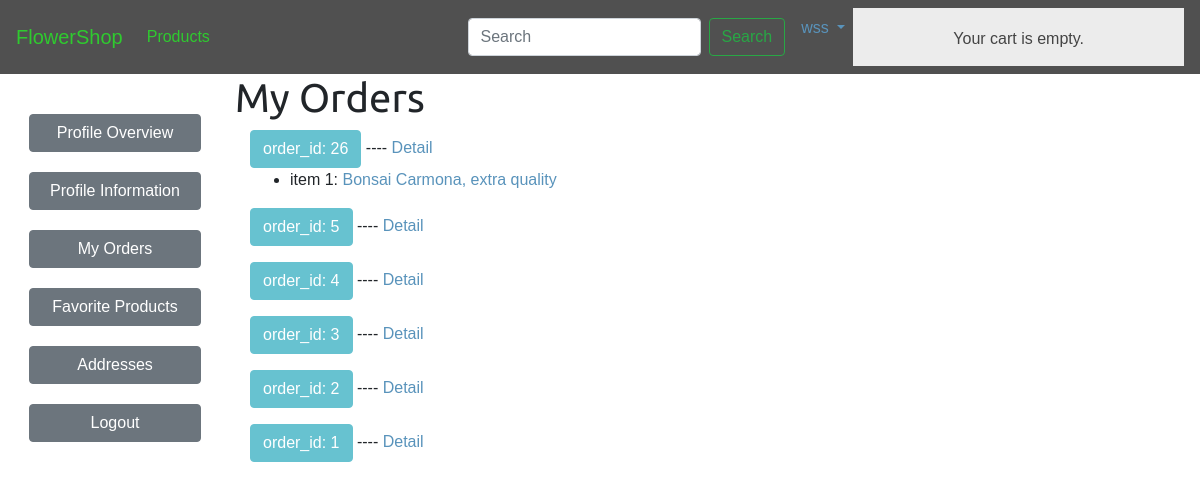
Page /orders/ (signed in) on the earlier database version.
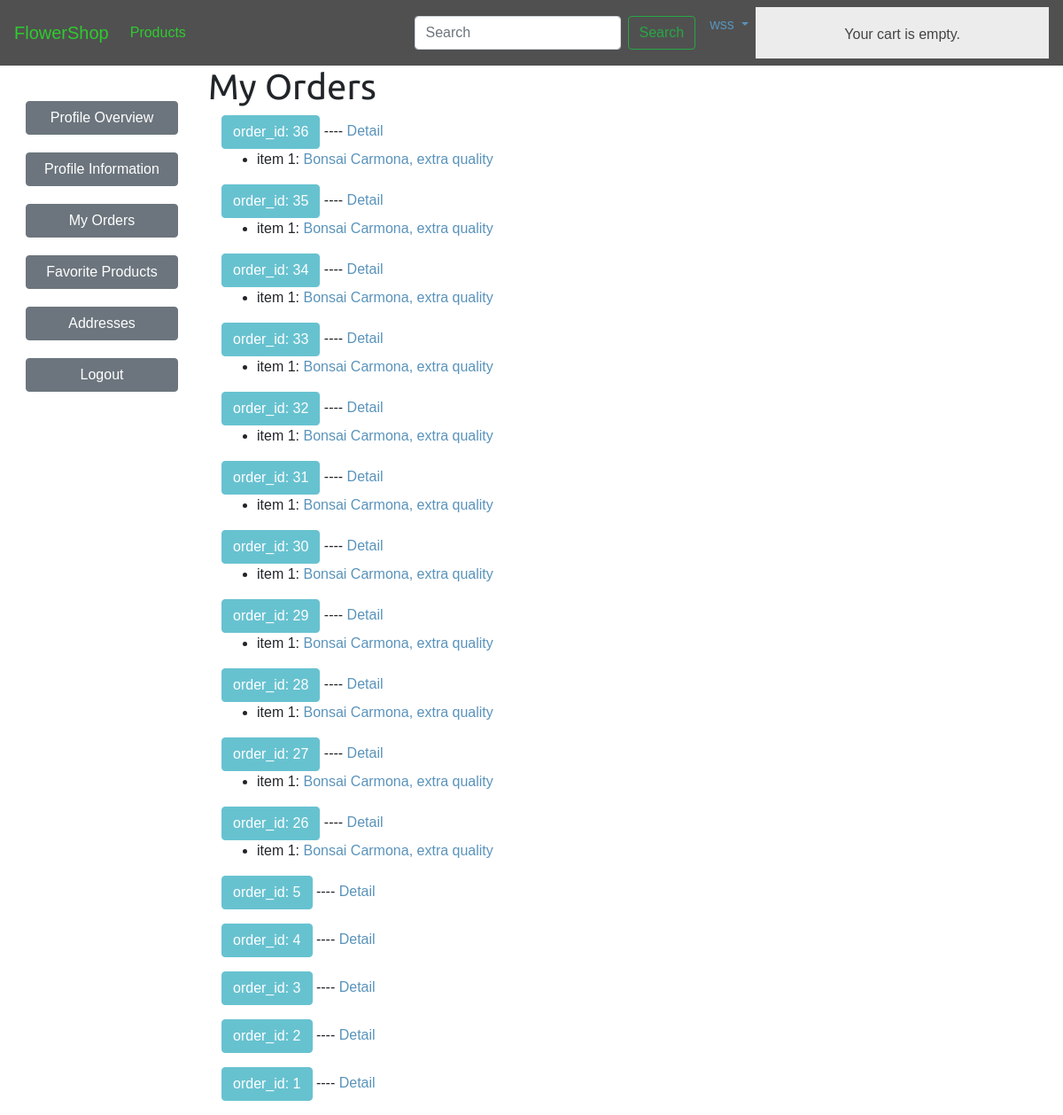
Same page on the later database version.
### orders/models.py (models this page shows, shortened)
class Order(models.Model):
    customer = models.ForeignKey(
        Profile, verbose_name="customer", on_delete=models.CASCADE)
    created = models.DateTimeField(auto_now_add=True)
    updated = models.DateTimeField(auto_now=True)
    paid = models.BooleanField(default=False)
    class Meta:
        ordering = ('-created',)
    @property
    def get_order_items(self):
        items = [i for i in OrderItem.objects.filter(order=self.pk)]
        return items

class OrderItem(models.Model):
    order = models.ForeignKey(Order,
                              related_name='items',
                              on_delete=models.CASCADE)
    product = models.ForeignKey(Product,
                                related_name='order_items',
                                on_delete=models.CASCADE)
    price = models.DecimalField(max_digits=10, decimal_places=2)
    quantity = models.PositiveIntegerField(default=1)

### shop/models.py (models this page shows, shortened)
class Product(models.Model):
    category = models.ForeignKey(Category,
                                 related_name='products',
                                 on_delete=models.CASCADE)
    name = models.CharField(max_length=200, db_index=True)
    slug = models.SlugField(max_length=200, db_index=True)
    image = models.ImageField(upload_to='products/%Y/%m/%d',
                              blank=True)
    description = models.TextField(blank=True)
    price = models.DecimalField(max_digits=10, decimal_places=2)
    available = models.BooleanField(default=True)
    created = models.DateTimeField(auto_now_add=True)
    updated = models.DateTimeField(auto_now=True)
    class Meta:
        ordering = ('name',)
        index_together = (('id', 'slug'),)
    def __str__(self):
        return self.name
    def get_absolute_url(self):
        return reverse('shop:product', args=[str(self.slug)])

### orders/views.py (the view)
# urls.py: path('', views.OrderListView.as_view(), name="orders"),
class OrderListView(LoginRequiredMixin, ListView):
    model = Order
    template_name = "orders/order/list.html"
    context_object_name = "orders"
    def get_queryset(self):
        return self.model.objects.filter(customer=self.request.user.profile)

### cart/cart.py (called while the page is built)
    def __len__(self):
        return sum(item['quantity'] for item in self.cart.values())

### cart/context_processors.py (called while the page is built)
def cart(request):
    return {'cart': Cart(request)}

### orders/templates/orders/order/list.html
{% extends "shop/base.html" %}
{% load crispy_forms_tags %}
{% block content %}
<div id="sidebar">
    <ul>
        <li>
            <a href="{% url 'users:profile' %}" class="btn btn-secondary"
                >Profile Overview</a
            >
        </li>
        <li>
            <a href="{% url 'users:profile_update' %}" class="btn btn-secondary"
                >Profile Information</a
            >
        </li>
        <li><a href="{% url 'orders:orders' %}" class="btn btn-secondary">My Orders</a></li>
        <li><a href="#" class="btn btn-secondary">Favorite Products</a></li>
        <li><a href="{% url 'users:address_list' %}" class="btn btn-secondary">Addresses</a></li>
        <li>
            <a href="{% url 'users:logout' %}" class="btn btn-secondary">Logout</a>
        </li>
    </ul>
</div>
<h1>My Orders</h1>
<div class="content-section">
    <div class="row">
        <div class="col col-8">
            {% if orders %}
                {% for order in orders %}
                    <div class="btn btn-info disabled">order_id: {{ order.id }}</div> ---- <a href="{% url 'orders:order_detail' order.id %}">Detail</a>
                    <ul>
                        {% if order.get_order_items %}
                            {% with order.get_order_items as order_items %}
                                {% for item in order_items %}
                                    <li>
                                        item {{ forloop.counter }}: <a href="{{ item.product.get_absolute_url }}">{{ item.product }}</a>
                                    </li>
                                {% endfor %}
                            {% endwith %}
                        {% endif %}
                    </ul>
                {% endfor %}
            {% else %}
                You have not bought anything yet
            {% endif %}
        </div>
        <div class="col col-2"></div>
    </div>
</div>
{% endblock content %}

### shop/templates/shop/base.html (shortened to what this page needs)
{% load static %}
{% load thumbnail %}
<!doctype html>
<html lang="en">
<head>
    <link rel="stylesheet" href="https://maxcdn.bootstrapcdn.com/bootstrap/4.0.0/css/bootstrap.min.css"
>
    <link rel="stylesheet" href="{% static 'css/base.css' %}">
</head>
<body>
    <nav class="navbar navbar-expand-lg" id="navbar">
        <a class="navbar-brand" href="/" id="navbar-text">FlowerShop</a>
        <div class="collapse navbar-collapse" id="navbarSupportedContent">
            <ul class="navbar-nav mr-auto">
                <li class="nav-item">
                    <a class="nav-link" href="{% url 'shop:products' %}" id="navbar-text">Products</a>
                </li>
            </ul>
        </div>
        <form action="{% url 'shop:search_results' %}" method="get" class="form-inline my-2 my-lg-0">
            <input class="form-control mr-sm-2" name="q" type="text" placeholder="Search" aria-label="Search">
            <button class="btn btn-outline-success my-2 my-sm-0" type="submit">Search</button>
        </form>
        <ul class="navbar-nav ml-2">
            {% if user.is_authenticated %}
            <li class="nav-item dropdown">
                <a class="nav-link dropdown-toggle pull-right" href="#" id="navbarDropdown" role="button"
                    data-toggle="dropdown" aria-haspopup="true" aria-expanded="false">
                    {{ user.username }}
                </a>
            </li>
            <div id="subheader">
                <div class="cart">
                    {% with total_items=cart|length %}
                    {% if total_items > 0 %}
                    Your cart:
                    <a href="{% url "cart:cart" %}">
                        {{ total_items }} item{{ total_items|pluralize }},
                        ${{ cart.get_total_price }}
                    </a>
                    {% else %}
                    Your cart is empty.
                    {% endif %}
                    {% endwith %}
                </div>
            </div>
            {% else %}
            <li class="nav-item">
                <a class="nav-link" href="{% url 'users:login' %}" id="navbar-text">Login</a>
            </li>
            {% endif %}
        </ul>
    </nav>
    <div class="container-fluid">
        {% block content %}
        {% endblock content %}
    </div>
</body>
</html>

### shop/static/css/base.css (style rules this page uses)
body { height: 100%; margin: 0; padding: 0; font-family: helvetica, sans-serif; }
h1, h2, h3, h4, h5, h6 { font-family: "Ubuntu", sans-serif; font-weight: normal; }
a { text-decoration: none; color: #5993bb; }
#subheader { background: #ececec; color: #444; padding: 15px 100px; overflow: auto; }
#subheader .cart { float: right; padding-top: 4px; }
#sidebar { width: 220px; padding: 30px 20px 0 0; float: left; }
#sidebar ul { margin: 0; padding: 0; }
#sidebar ul li { margin: 0; list-style: none; padding: 10px 14px; }
#sidebar ul li a { display: block; }
#navbar { background-color: #505050; }
#navbar-text { color: rgb(47, 202, 47); }
.dropdown { position: relative; display: inline-block; }

Differences in the rows shown:
added Order: id "36"
added OrderItem: product "Bonsai Carmona, extra quality", shown under "36"
added Order: id "35"
added OrderItem: product "Bonsai Carmona, extra quality", shown under "35"
added Order: id "34"
added OrderItem: product "Bonsai Carmona, extra quality", shown under "34"
added Order: id "33"
added OrderItem: product "Bonsai Carmona, extra quality", shown under "33"
added Order: id "32"
added OrderItem: product "Bonsai Carmona, extra quality", shown under "32"
added Order: id "31"
added OrderItem: product "Bonsai Carmona, extra quality", shown under "31"
added Order: id "30"
added OrderItem: product "Bonsai Carmona, extra quality", shown under "30"
added Order: id "29"
added OrderItem: product "Bonsai Carmona, extra quality", shown under "29"
added Order: id "28"
added OrderItem: product "Bonsai Carmona, extra quality", shown under "28"
added Order: id "27"
added OrderItem: product "Bonsai Carmona, extra quality", shown under "27"
